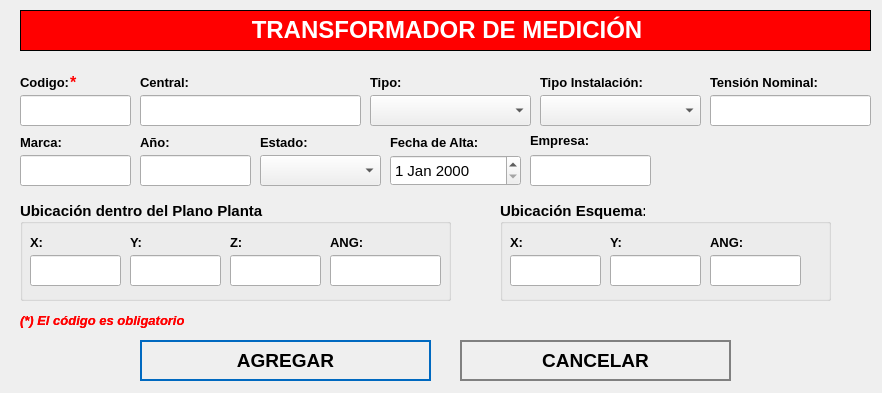
<?xml version="1.0" encoding="UTF-8"?>
<ui version="4.0">
 <class>NewBook</class>
 <widget class="QWidget" name="NewBook">
  <property name="geometry">
   <rect>
    <x>0</x>
    <y>0</y>
    <width>882</width>
    <height>393</height>
   </rect>
  </property>
  <property name="minimumSize">
   <size>
    <width>882</width>
    <height>393</height>
   </size>
  </property>
  <property name="maximumSize">
   <size>
    <width>882</width>
    <height>393</height>
   </size>
  </property>
  <property name="windowTitle">
   <string>Nuevo Registro</string>
  </property>
  <property name="styleSheet">
   <string notr="true">QPushButton
{	
	height: 2em;
 	border-style: solid;
	border-width: 2px;
 	border-color: grey;
	font-weight: bold;
}

QPushButton:hover
{
   	background-color:grey;
	color:white;
}</string>
  </property>
  <widget class="QLabel" name="label">
   <property name="geometry">
    <rect>
     <x>20</x>
     <y>10</y>
     <width>851</width>
     <height>41</height>
    </rect>
   </property>
   <property name="font">
    <font>
     <underline>false</underline>
    </font>
   </property>
   <property name="autoFillBackground">
    <bool>false</bool>
   </property>
   <property name="styleSheet">
    <string notr="true">background-color: red;</string>
   </property>
   <property name="frameShape">
    <enum>QFrame::Box</enum>
   </property>
   <property name="text">
    <string>&lt;html&gt;&lt;head/&gt;&lt;body&gt;&lt;p align=&quot;center&quot;&gt;&lt;span style=&quot; font-size:18pt; font-weight:600; color:#ffffff;&quot;&gt;TRANSFORMADOR DE MEDICIÓN&lt;/span&gt;&lt;/p&gt;&lt;/body&gt;&lt;/html&gt;</string>
   </property>
  </widget>
  <widget class="QLabel" name="label_autoriza">
   <property name="geometry">
    <rect>
     <x>20</x>
     <y>70</y>
     <width>101</width>
     <height>25</height>
    </rect>
   </property>
   <property name="text">
    <string>&lt;html&gt;&lt;head/&gt;&lt;body&gt;&lt;p&gt;&lt;span style=&quot; font-size:10pt; font-weight:600;&quot;&gt;Codigo:&lt;/span&gt;&lt;/p&gt;&lt;/body&gt;&lt;/html&gt;</string>
   </property>
  </widget>
  <widget class="QLineEdit" name="inputCodigo">
   <property name="geometry">
    <rect>
     <x>20</x>
     <y>95</y>
     <width>111</width>
     <height>31</height>
    </rect>
   </property>
   <property name="font">
    <font>
     <pointsize>12</pointsize>
    </font>
   </property>
   <property name="maxLength">
    <number>15</number>
   </property>
  </widget>
  <widget class="QLineEdit" name="inputCentral">
   <property name="geometry">
    <rect>
     <x>140</x>
     <y>95</y>
     <width>221</width>
     <height>31</height>
    </rect>
   </property>
   <property name="font">
    <font>
     <pointsize>12</pointsize>
    </font>
   </property>
  </widget>
  <widget class="QPushButton" name="addButton">
   <property name="geometry">
    <rect>
     <x>140</x>
     <y>340</y>
     <width>291</width>
     <height>41</height>
    </rect>
   </property>
   <property name="font">
    <font>
     <pointsize>14</pointsize>
     <weight>75</weight>
     <bold>true</bold>
    </font>
   </property>
   <property name="cursor">
    <cursorShape>PointingHandCursor</cursorShape>
   </property>
   <property name="styleSheet">
    <string notr="true">QPushButton
{	
	height: 2em;
 	border-style: solid;
	border-width: 2px;
 	border-color: #0069c0;
	font-weight: bold;
}

QPushButton:hover
{
   	background-color:#0069c0;
	color:white;
}</string>
   </property>
   <property name="text">
    <string>AGREGAR</string>
   </property>
   <property name="icon">
    <iconset>
     <normaloff>../assets/icons/add-icon.png</normaloff>../assets/icons/add-icon.png</iconset>
   </property>
   <property name="iconSize">
    <size>
     <width>30</width>
     <height>30</height>
    </size>
   </property>
   <property name="autoDefault">
    <bool>true</bool>
   </property>
   <property name="default">
    <bool>true</bool>
   </property>
   <property name="flat">
    <bool>true</bool>
   </property>
  </widget>
  <widget class="QPushButton" name="cancelButton">
   <property name="geometry">
    <rect>
     <x>460</x>
     <y>340</y>
     <width>271</width>
     <height>41</height>
    </rect>
   </property>
   <property name="font">
    <font>
     <pointsize>14</pointsize>
     <weight>75</weight>
     <bold>true</bold>
    </font>
   </property>
   <property name="cursor">
    <cursorShape>PointingHandCursor</cursorShape>
   </property>
   <property name="styleSheet">
    <string notr="true">QPushButton
{	
	height: 2em;
 	border-style: solid;
	border-width: 2px;
 	border-color: grey;
	font-weight: bold;
}

QPushButton:hover
{
   	background-color:grey;
	color:white;
}</string>
   </property>
   <property name="text">
    <string>CANCELAR</string>
   </property>
   <property name="icon">
    <iconset>
     <normaloff>../assets/icons/cancel-icon.png</normaloff>../assets/icons/cancel-icon.png</iconset>
   </property>
   <property name="iconSize">
    <size>
     <width>30</width>
     <height>30</height>
    </size>
   </property>
   <property name="autoDefault">
    <bool>true</bool>
   </property>
   <property name="default">
    <bool>true</bool>
   </property>
   <property name="flat">
    <bool>true</bool>
   </property>
  </widget>
  <widget class="QLabel" name="label_aquienVisita">
   <property name="geometry">
    <rect>
     <x>140</x>
     <y>70</y>
     <width>191</width>
     <height>25</height>
    </rect>
   </property>
   <property name="text">
    <string>&lt;html&gt;&lt;head/&gt;&lt;body&gt;&lt;p&gt;&lt;span style=&quot; font-size:10pt; font-weight:600;&quot;&gt;Central:&lt;/span&gt;&lt;/p&gt;&lt;/body&gt;&lt;/html&gt;</string>
   </property>
  </widget>
  <widget class="QLabel" name="label_horaSalida">
   <property name="geometry">
    <rect>
     <x>260</x>
     <y>130</y>
     <width>81</width>
     <height>25</height>
    </rect>
   </property>
   <property name="text">
    <string>&lt;html&gt;&lt;head/&gt;&lt;body&gt;&lt;p&gt;&lt;span style=&quot; font-size:10pt; font-weight:600;&quot;&gt;Estado:&lt;/span&gt;&lt;/p&gt;&lt;/body&gt;&lt;/html&gt;</string>
   </property>
  </widget>
  <widget class="QLabel" name="label_motivoVisita">
   <property name="geometry">
    <rect>
     <x>390</x>
     <y>130</y>
     <width>131</width>
     <height>25</height>
    </rect>
   </property>
   <property name="text">
    <string>&lt;html&gt;&lt;head/&gt;&lt;body&gt;&lt;p&gt;&lt;span style=&quot; font-size:10pt; font-weight:600;&quot;&gt;Fecha de Alta:&lt;/span&gt;&lt;/p&gt;&lt;/body&gt;&lt;/html&gt;</string>
   </property>
  </widget>
  <widget class="QLabel" name="label_nota_obligatoria">
   <property name="geometry">
    <rect>
     <x>20</x>
     <y>310</y>
     <width>281</width>
     <height>21</height>
    </rect>
   </property>
   <property name="text">
    <string>&lt;html&gt;&lt;head/&gt;&lt;body&gt;&lt;p&gt;&lt;span style=&quot; font-size:10pt; font-weight:600; font-style:italic; color:#ff0000;&quot;&gt;(*) El código es obligatorio&lt;/span&gt;&lt;/p&gt;&lt;/body&gt;&lt;/html&gt;</string>
   </property>
  </widget>
  <widget class="QLabel" name="ast_aquienvisita">
   <property name="geometry">
    <rect>
     <x>70</x>
     <y>70</y>
     <width>21</width>
     <height>25</height>
    </rect>
   </property>
   <property name="text">
    <string>&lt;html&gt;&lt;head/&gt;&lt;body&gt;&lt;p&gt;&lt;span style=&quot; font-size:12pt; font-weight:600; color:#ff0000;&quot;&gt;*&lt;/span&gt;&lt;/p&gt;&lt;/body&gt;&lt;/html&gt;</string>
   </property>
  </widget>
  <widget class="QLabel" name="label_advertencia_dni">
   <property name="geometry">
    <rect>
     <x>20</x>
     <y>310</y>
     <width>251</width>
     <height>21</height>
    </rect>
   </property>
   <property name="text">
    <string>&lt;html&gt;&lt;head/&gt;&lt;body&gt;&lt;p&gt;&lt;span style=&quot; font-size:10pt; font-weight:600; font-style:italic; color:#ff0000;&quot;&gt;(*) El código es obligatorio&lt;/span&gt;&lt;/p&gt;&lt;/body&gt;&lt;/html&gt;</string>
   </property>
  </widget>
  <widget class="QComboBox" name="cbEstado">
   <property name="geometry">
    <rect>
     <x>260</x>
     <y>155</y>
     <width>121</width>
     <height>31</height>
    </rect>
   </property>
   <property name="font">
    <font>
     <pointsize>12</pointsize>
    </font>
   </property>
   <property name="editable">
    <bool>false</bool>
   </property>
  </widget>
  <widget class="QDateEdit" name="inputFecha">
   <property name="geometry">
    <rect>
     <x>390</x>
     <y>155</y>
     <width>131</width>
     <height>31</height>
    </rect>
   </property>
   <property name="font">
    <font>
     <pointsize>11</pointsize>
     <weight>50</weight>
     <bold>false</bold>
    </font>
   </property>
  </widget>
  <widget class="QComboBox" name="cbTipo">
   <property name="geometry">
    <rect>
     <x>370</x>
     <y>95</y>
     <width>161</width>
     <height>31</height>
    </rect>
   </property>
   <property name="font">
    <font>
     <pointsize>12</pointsize>
    </font>
   </property>
   <property name="editable">
    <bool>false</bool>
   </property>
  </widget>
  <widget class="QLabel" name="label_area_3">
   <property name="geometry">
    <rect>
     <x>370</x>
     <y>70</y>
     <width>141</width>
     <height>25</height>
    </rect>
   </property>
   <property name="text">
    <string>&lt;html&gt;&lt;head/&gt;&lt;body&gt;&lt;p&gt;&lt;span style=&quot; font-size:10pt; font-weight:600;&quot;&gt;Tipo:&lt;/span&gt;&lt;/p&gt;&lt;/body&gt;&lt;/html&gt;</string>
   </property>
  </widget>
  <widget class="QLineEdit" name="inputMarca">
   <property name="geometry">
    <rect>
     <x>20</x>
     <y>155</y>
     <width>111</width>
     <height>31</height>
    </rect>
   </property>
   <property name="font">
    <font>
     <pointsize>12</pointsize>
    </font>
   </property>
   <property name="maxLength">
    <number>50</number>
   </property>
  </widget>
  <widget class="QLabel" name="label_autoriza_2">
   <property name="geometry">
    <rect>
     <x>20</x>
     <y>130</y>
     <width>101</width>
     <height>25</height>
    </rect>
   </property>
   <property name="text">
    <string>&lt;html&gt;&lt;head/&gt;&lt;body&gt;&lt;p&gt;&lt;span style=&quot; font-size:10pt; font-weight:600;&quot;&gt;Marca:&lt;/span&gt;&lt;/p&gt;&lt;/body&gt;&lt;/html&gt;</string>
   </property>
  </widget>
  <widget class="QLineEdit" name="inputAnio">
   <property name="geometry">
    <rect>
     <x>140</x>
     <y>155</y>
     <width>111</width>
     <height>31</height>
    </rect>
   </property>
   <property name="font">
    <font>
     <pointsize>12</pointsize>
    </font>
   </property>
   <property name="maxLength">
    <number>4</number>
   </property>
  </widget>
  <widget class="QLabel" name="label_autoriza_3">
   <property name="geometry">
    <rect>
     <x>140</x>
     <y>130</y>
     <width>101</width>
     <height>25</height>
    </rect>
   </property>
   <property name="text">
    <string>&lt;html&gt;&lt;head/&gt;&lt;body&gt;&lt;p&gt;&lt;span style=&quot; font-size:10pt; font-weight:600;&quot;&gt;Año:&lt;/span&gt;&lt;/p&gt;&lt;/body&gt;&lt;/html&gt;</string>
   </property>
  </widget>
  <widget class="QLabel" name="label_autoriza_4">
   <property name="geometry">
    <rect>
     <x>710</x>
     <y>70</y>
     <width>151</width>
     <height>25</height>
    </rect>
   </property>
   <property name="text">
    <string>&lt;html&gt;&lt;head/&gt;&lt;body&gt;&lt;p&gt;&lt;span style=&quot; font-size:10pt; font-weight:600;&quot;&gt;Tensión Nominal:&lt;/span&gt;&lt;/p&gt;&lt;/body&gt;&lt;/html&gt;</string>
   </property>
  </widget>
  <widget class="QLineEdit" name="inputTension">
   <property name="geometry">
    <rect>
     <x>710</x>
     <y>95</y>
     <width>161</width>
     <height>31</height>
    </rect>
   </property>
   <property name="font">
    <font>
     <pointsize>12</pointsize>
    </font>
   </property>
   <property name="maxLength">
    <number>8</number>
   </property>
  </widget>
  <widget class="QComboBox" name="cbTipoInstalacion">
   <property name="geometry">
    <rect>
     <x>540</x>
     <y>95</y>
     <width>161</width>
     <height>31</height>
    </rect>
   </property>
   <property name="font">
    <font>
     <pointsize>12</pointsize>
    </font>
   </property>
   <property name="editable">
    <bool>false</bool>
   </property>
  </widget>
  <widget class="QLabel" name="label_area_4">
   <property name="geometry">
    <rect>
     <x>540</x>
     <y>70</y>
     <width>141</width>
     <height>25</height>
    </rect>
   </property>
   <property name="text">
    <string>&lt;html&gt;&lt;head/&gt;&lt;body&gt;&lt;p&gt;&lt;span style=&quot; font-size:10pt; font-weight:600;&quot;&gt;Tipo Instalación:&lt;/span&gt;&lt;/p&gt;&lt;/body&gt;&lt;/html&gt;</string>
   </property>
  </widget>
  <widget class="QGroupBox" name="groupBox_2">
   <property name="geometry">
    <rect>
     <x>500</x>
     <y>200</y>
     <width>331</width>
     <height>101</height>
    </rect>
   </property>
   <property name="font">
    <font>
     <pointsize>11</pointsize>
     <weight>75</weight>
     <bold>true</bold>
    </font>
   </property>
   <property name="title">
    <string>Ubicación Esquema:</string>
   </property>
   <property name="alignment">
    <set>Qt::AlignLeading|Qt::AlignLeft|Qt::AlignVCenter</set>
   </property>
   <widget class="QLabel" name="label_motivoVisita_3">
    <property name="geometry">
     <rect>
      <x>210</x>
      <y>30</y>
      <width>121</width>
      <height>25</height>
     </rect>
    </property>
    <property name="text">
     <string>&lt;html&gt;&lt;head/&gt;&lt;body&gt;&lt;p&gt;&lt;span style=&quot; font-size:10pt; font-weight:600;&quot;&gt;ANG:&lt;/span&gt;&lt;/p&gt;&lt;/body&gt;&lt;/html&gt;</string>
    </property>
   </widget>
   <widget class="QLabel" name="label_horaSalida_3">
    <property name="geometry">
     <rect>
      <x>110</x>
      <y>30</y>
      <width>81</width>
      <height>25</height>
     </rect>
    </property>
    <property name="text">
     <string>&lt;html&gt;&lt;head/&gt;&lt;body&gt;&lt;p&gt;&lt;span style=&quot; font-size:10pt; font-weight:600;&quot;&gt;Y:&lt;/span&gt;&lt;/p&gt;&lt;/body&gt;&lt;/html&gt;</string>
    </property>
   </widget>
   <widget class="QLineEdit" name="inputX_2">
    <property name="geometry">
     <rect>
      <x>10</x>
      <y>55</y>
      <width>91</width>
      <height>31</height>
     </rect>
    </property>
    <property name="font">
     <font>
      <pointsize>12</pointsize>
     </font>
    </property>
    <property name="maxLength">
     <number>9</number>
    </property>
   </widget>
   <widget class="QLineEdit" name="inputY_2">
    <property name="geometry">
     <rect>
      <x>110</x>
      <y>55</y>
      <width>91</width>
      <height>31</height>
     </rect>
    </property>
    <property name="font">
     <font>
      <pointsize>12</pointsize>
     </font>
    </property>
    <property name="maxLength">
     <number>9</number>
    </property>
   </widget>
   <widget class="QLineEdit" name="inputANG_2">
    <property name="geometry">
     <rect>
      <x>210</x>
      <y>55</y>
      <width>91</width>
      <height>31</height>
     </rect>
    </property>
    <property name="font">
     <font>
      <pointsize>12</pointsize>
     </font>
    </property>
    <property name="maxLength">
     <number>11</number>
    </property>
   </widget>
   <widget class="QLabel" name="label_horaIngreso_3">
    <property name="geometry">
     <rect>
      <x>10</x>
      <y>30</y>
      <width>71</width>
      <height>25</height>
     </rect>
    </property>
    <property name="text">
     <string>&lt;html&gt;&lt;head/&gt;&lt;body&gt;&lt;p&gt;&lt;span style=&quot; font-size:10pt; font-weight:600;&quot;&gt;X:&lt;/span&gt;&lt;/p&gt;&lt;/body&gt;&lt;/html&gt;</string>
    </property>
   </widget>
  </widget>
  <widget class="QGroupBox" name="groupBox">
   <property name="geometry">
    <rect>
     <x>20</x>
     <y>200</y>
     <width>431</width>
     <height>101</height>
    </rect>
   </property>
   <property name="font">
    <font>
     <pointsize>11</pointsize>
     <weight>75</weight>
     <bold>true</bold>
    </font>
   </property>
   <property name="title">
    <string>Ubicación dentro del Plano Planta:</string>
   </property>
   <property name="alignment">
    <set>Qt::AlignLeading|Qt::AlignLeft|Qt::AlignVCenter</set>
   </property>
   <widget class="QLabel" name="label_motivoVisita_2">
    <property name="geometry">
     <rect>
      <x>210</x>
      <y>30</y>
      <width>131</width>
      <height>25</height>
     </rect>
    </property>
    <property name="text">
     <string>&lt;html&gt;&lt;head/&gt;&lt;body&gt;&lt;p&gt;&lt;span style=&quot; font-size:10pt; font-weight:600;&quot;&gt;Z:&lt;/span&gt;&lt;/p&gt;&lt;/body&gt;&lt;/html&gt;</string>
    </property>
   </widget>
   <widget class="QLabel" name="label_horaSalida_2">
    <property name="geometry">
     <rect>
      <x>110</x>
      <y>30</y>
      <width>81</width>
      <height>25</height>
     </rect>
    </property>
    <property name="text">
     <string>&lt;html&gt;&lt;head/&gt;&lt;body&gt;&lt;p&gt;&lt;span style=&quot; font-size:10pt; font-weight:600;&quot;&gt;Y:&lt;/span&gt;&lt;/p&gt;&lt;/body&gt;&lt;/html&gt;</string>
    </property>
   </widget>
   <widget class="QLineEdit" name="inputX">
    <property name="geometry">
     <rect>
      <x>10</x>
      <y>55</y>
      <width>91</width>
      <height>31</height>
     </rect>
    </property>
    <property name="font">
     <font>
      <pointsize>12</pointsize>
     </font>
    </property>
    <property name="maxLength">
     <number>14</number>
    </property>
   </widget>
   <widget class="QLineEdit" name="inputY">
    <property name="geometry">
     <rect>
      <x>110</x>
      <y>55</y>
      <width>91</width>
      <height>31</height>
     </rect>
    </property>
    <property name="font">
     <font>
      <pointsize>12</pointsize>
     </font>
    </property>
    <property name="maxLength">
     <number>14</number>
    </property>
   </widget>
   <widget class="QLineEdit" name="inputZ">
    <property name="geometry">
     <rect>
      <x>210</x>
      <y>55</y>
      <width>91</width>
      <height>31</height>
     </rect>
    </property>
    <property name="font">
     <font>
      <pointsize>12</pointsize>
     </font>
    </property>
    <property name="maxLength">
     <number>14</number>
    </property>
   </widget>
   <widget class="QLabel" name="label_horaIngreso_2">
    <property name="geometry">
     <rect>
      <x>10</x>
      <y>30</y>
      <width>71</width>
      <height>25</height>
     </rect>
    </property>
    <property name="text">
     <string>&lt;html&gt;&lt;head/&gt;&lt;body&gt;&lt;p&gt;&lt;span style=&quot; font-size:10pt; font-weight:600;&quot;&gt;X:&lt;/span&gt;&lt;/p&gt;&lt;/body&gt;&lt;/html&gt;</string>
    </property>
   </widget>
   <widget class="QLabel" name="label_horaIngreso_4">
    <property name="geometry">
     <rect>
      <x>310</x>
      <y>30</y>
      <width>71</width>
      <height>25</height>
     </rect>
    </property>
    <property name="text">
     <string>&lt;html&gt;&lt;head/&gt;&lt;body&gt;&lt;p&gt;&lt;span style=&quot; font-size:10pt; font-weight:600;&quot;&gt;ANG:&lt;/span&gt;&lt;/p&gt;&lt;/body&gt;&lt;/html&gt;</string>
    </property>
   </widget>
   <widget class="QLineEdit" name="inputANG">
    <property name="geometry">
     <rect>
      <x>310</x>
      <y>55</y>
      <width>111</width>
      <height>31</height>
     </rect>
    </property>
    <property name="font">
     <font>
      <pointsize>12</pointsize>
     </font>
    </property>
    <property name="maxLength">
     <number>11</number>
    </property>
   </widget>
  </widget>
  <widget class="QLineEdit" name="inputCodEmpresa">
   <property name="geometry">
    <rect>
     <x>530</x>
     <y>155</y>
     <width>121</width>
     <height>31</height>
    </rect>
   </property>
   <property name="font">
    <font>
     <pointsize>12</pointsize>
    </font>
   </property>
   <property name="maxLength">
    <number>5</number>
   </property>
  </widget>
  <widget class="QLabel" name="label_empresa">
   <property name="geometry">
    <rect>
     <x>530</x>
     <y>130</y>
     <width>111</width>
     <height>21</height>
    </rect>
   </property>
   <property name="text">
    <string>&lt;html&gt;&lt;head/&gt;&lt;body&gt;&lt;p&gt;&lt;span style=&quot; font-size:10pt; font-weight:600;&quot;&gt;Empresa:&lt;/span&gt;&lt;/p&gt;&lt;/body&gt;&lt;/html&gt;</string>
   </property>
   <property name="scaledContents">
    <bool>true</bool>
   </property>
  </widget>
 </widget>
 <tabstops>
  <tabstop>inputCodigo</tabstop>
  <tabstop>inputCentral</tabstop>
  <tabstop>addButton</tabstop>
  <tabstop>cancelButton</tabstop>
 </tabstops>
 <resources/>
 <connections/>
</ui>
